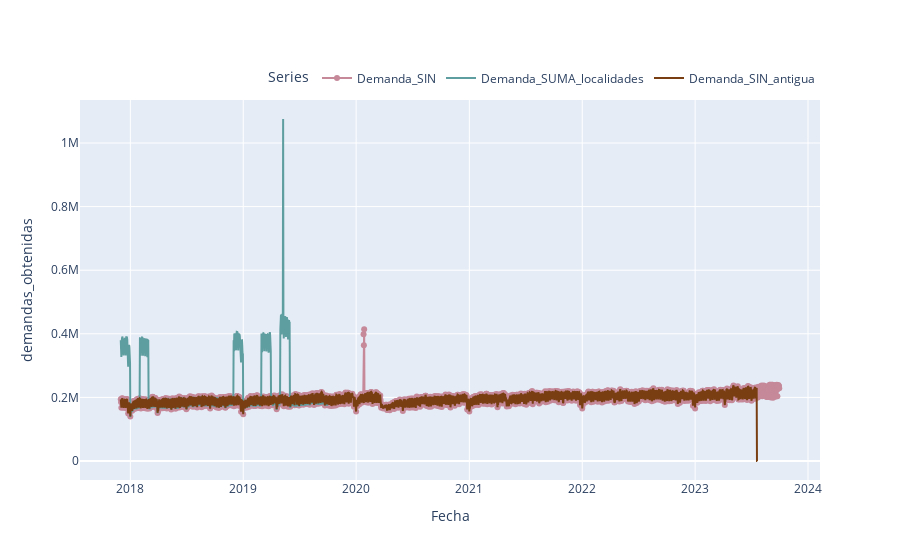

Notebook code for this chart:
### Code cell
# Gráfica de las tres demandas

trace1 = go.Scatter(
    x=df_merged['FECHA'],
    y=df_merged['Demanda_SIN'],
    mode='lines+markers',  # Esto agrega marcadores a la línea
    line=dict(shape='linear', color='#c5899a'),  # Personaliza el estilo de la línea
    name='Demanda_SIN'  # Nombre de la serie para la leyenda
)

# A continuación, puedes seguir agregando otras series si es necesario, utilizando el mismo enfoque con go.Scatter.

# Supongamos que también agregas la segunda serie con go.Scatter
trace2 = go.Scatter(
    x=df_merged['FECHA'],
    y=df_merged['Demanda_Sum_localidades'],
    mode='lines',
    line=dict(color='#5f9ea0'),
    name='Demanda_SUMA_localidades'
)

# Agrega la tercera serie con go.Scatter
trace3 = go.Scatter(
    x=df_merged['FECHA'],
    y=df_merged['demanda_SIN_antigua'],
    mode='lines',
    line=dict(color='#793f12'),
    name='Demanda_SIN_antigua'
)

# Ahora puedes crear la figura con todas las trazas
fig = go.Figure(data=[trace1, trace2, trace3])

# Personaliza el diseño de la leyenda
fig.update_layout(
    legend=dict(
        title='Series',
        orientation='h',
        yanchor='bottom',
        y=1.02,
        xanchor='right',
        x=1
    )
)

# Actualiza los títulos de los ejes
fig.update_xaxes(title='Fecha')
fig.update_yaxes(title='demandas_obtenidas')

# Muestra el gráfico
fig.show()

### Figure 1 — Plotly figure (JSON) as saved in the notebook; plotly's stock layout.template omitted (floating-point values rounded to 4 significant figures; data arrays with more than 128 entries replaced by an {"elided": "..."} marker saying what was removed)
{"data": [{"line": {"color": "#c5899a", "shape": "linear"}, "mode": "lines+markers", "name": "Demanda_SIN", "type": "scatter", "x": {"elided": "2130 str values"}, "y": {"elided": "2130 float values"}}, {"line": {"color": "#5f9ea0"}, "mode": "lines", "name": "Demanda_SUMA_localidades", "type": "scatter", "x": {"elided": "2130 str values"}, "y": {"elided": "2130 float values"}}, {"line": {"color": "#793f12"}, "mode": "lines", "name": "Demanda_SIN_antigua", "type": "scatter", "x": {"elided": "2130 str values"}, "y": {"elided": "2130 float values"}}], "layout": {"legend": {"orientation": "h", "title": {"text": "Series"}, "x": 1, "xanchor": "right", "y": 1.02, "yanchor": "bottom"}, "xaxis": {"title": {"text": "Fecha"}}, "yaxis": {"title": {"text": "demandas_obtenidas"}}}}
